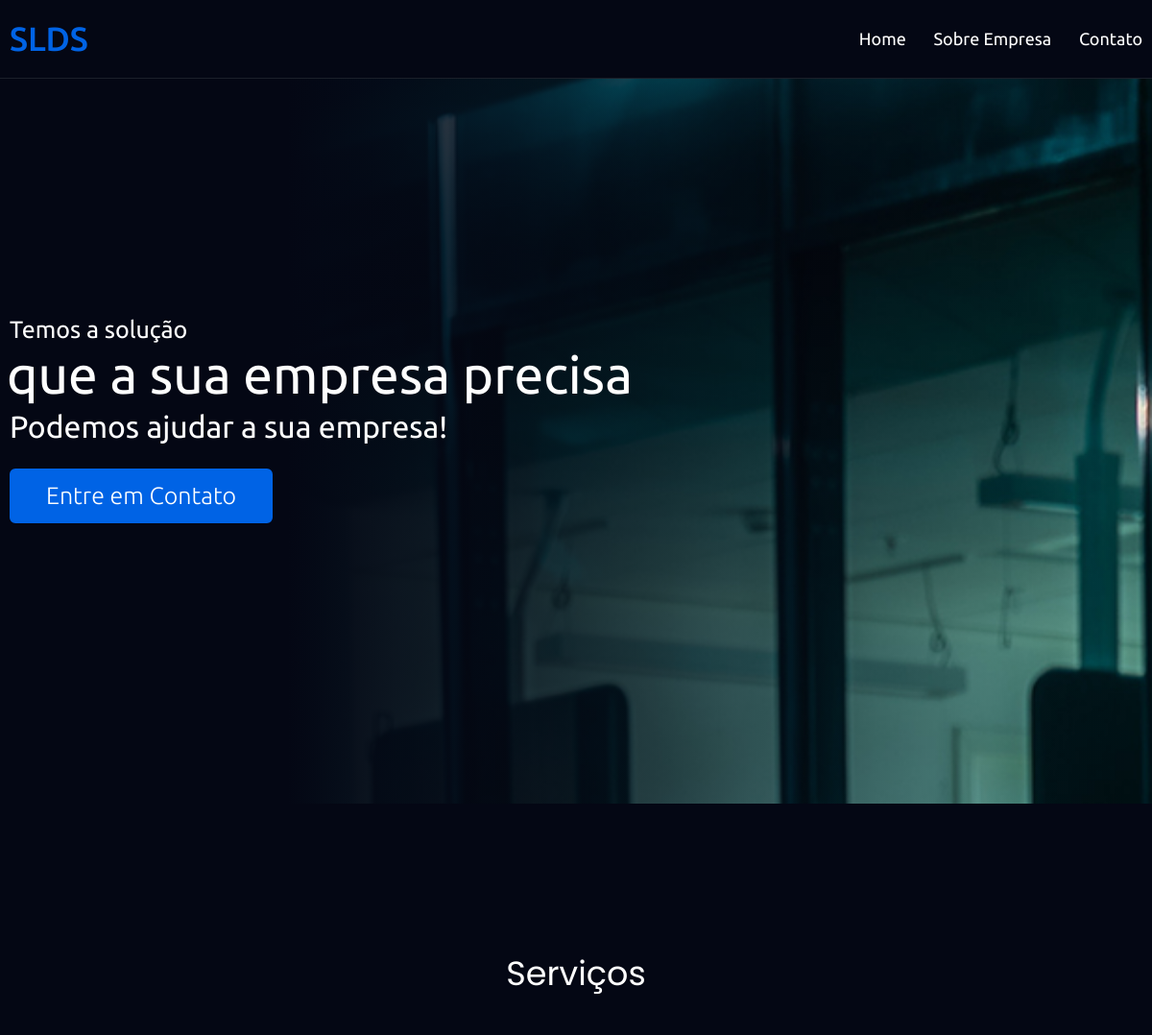
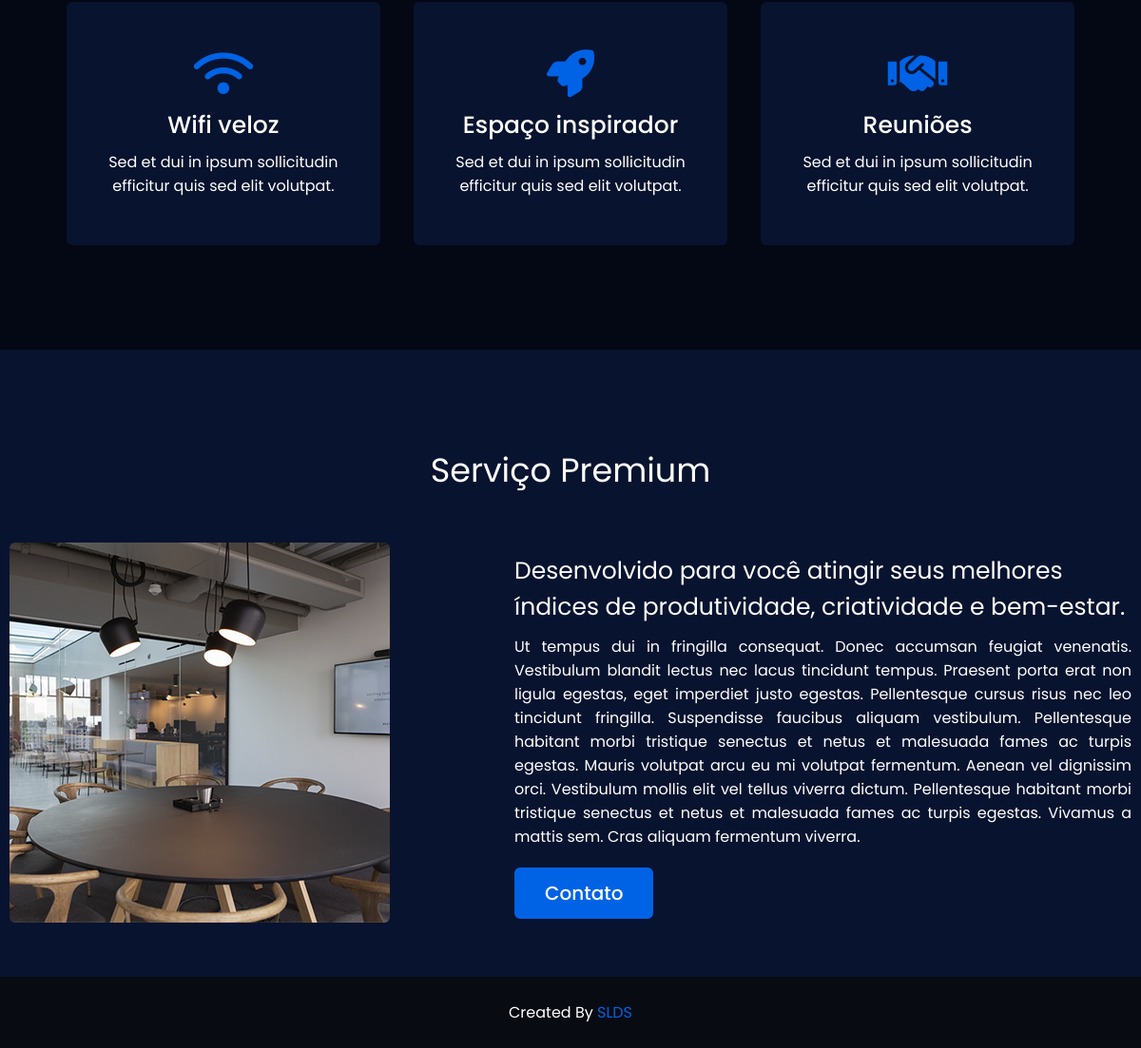
The page /site/index.php on the database its author committed (2 pictures, top to bottom).
### tables this page shows
CREATE TABLE IF NOT EXISTS `sts_homes_tops` (
  `id` int NOT NULL AUTO_INCREMENT,
  `title_one_top` varchar(220) NOT NULL,
  `title_two_top` varchar(220) NOT NULL,
  `title_three_top` varchar(220) NOT NULL,
  `link_btn_top` varchar(220) NOT NULL,
  `txt_btn_top` varchar(44) NOT NULL,
  `image_top` varchar(220) DEFAULT NULL,
  `created` datetime NOT NULL,
  `modified` datetime DEFAULT NULL,
  PRIMARY KEY (`id`)
);

CREATE TABLE IF NOT EXISTS `sts_homes_services` (
  `id` int NOT NULL AUTO_INCREMENT,
  `serv_title` varchar(220) NOT NULL,
  `serv_icon_one` varchar(44) NOT NULL,
  `serv_title_one` varchar(44) NOT NULL,
  `serv_desc_one` varchar(220) NOT NULL,
  `serv_icon_two` varchar(44) NOT NULL,
  `serv_title_two` varchar(44) NOT NULL,
  `serv_desc_two` varchar(220) NOT NULL,
  `serv_icon_three` varchar(44) NOT NULL,
  `serv_title_three` varchar(44) NOT NULL,
  `serv_desc_three` varchar(220) NOT NULL,
  `created` datetime NOT NULL,
  `modified` datetime DEFAULT NULL,
  PRIMARY KEY (`id`)
);

CREATE TABLE IF NOT EXISTS `sts_homes_premiums` (
  `id` int NOT NULL AUTO_INCREMENT,
  `prem_title` varchar(220) NOT NULL,
  `prem_subtitle` varchar(220) NOT NULL,
  `prem_desc` text NOT NULL,
  `prem_btn_text` varchar(220) NOT NULL,
  `prem_btn_link` varchar(220) NOT NULL,
  `prem_image` varchar(220) NOT NULL,
  `created` datetime NOT NULL,
  `modified` datetime DEFAULT NULL,
  PRIMARY KEY (`id`)
);

CREATE TABLE IF NOT EXISTS `sts_footers` (
  `id` int NOT NULL AUTO_INCREMENT,
  `footer_desc` varchar(220) NOT NULL,
  `footer_text_link` varchar(220) NOT NULL,
  `footer_link` varchar(220) NOT NULL,
  `created` datetime NOT NULL,
  `modified` datetime DEFAULT NULL,
  PRIMARY KEY (`id`)
);

### site/app/sts/Controllers/Home.php (called while the page is built, shortened)
<?php
class Home
{
    private array|string|null $data;
    public function index(): void
    {
        $home = new \Sts\Models\StsHome();
        $this->data['home'] = $home->index();
        $footer = new \Sts\Models\StsFooter();
        $this->data['footer'] = $footer->index();
        $loadView= new \Core\ConfigView("sts/Views/home/home", $this->data);
        $loadView->loadView();
    }
}

### site/index.php (called while the page is built, shortened)
<?php
$url = new Core\ConfigController();
$url->loadPage();

### site/app/sts/Models/helper/StsRead.php (called while the page is built, shortened)
<?php
class StsRead extends StsConn
{
    private string $select;
    private array $values = [];
    private array|null $result = [];
    private object $query;
    function getResult(): array|null
    {
        return $this->result;
    }
    public function fullRead(string $query, string|null $parseString = null): void
    {
        $this->select = $query;
        if (!empty($parseString)) {
            parse_str($parseString, $this->values);
        }
        $this->exeInstruction();
    }
    private function exeInstruction(): void
    {
        $this->connection();
        try {
            $this->exeParameter();
            $this->query->execute();
            $this->result = $this->query->fetchAll();
        } catch (PDOException $err) {
            $this->result = null;
        }
    }
    private function connection()
    {
        $this->conn = $this->connectDb();
        $this->query = $this->conn->prepare($this->select);
        $this->query->setFetchMode(PDO::FETCH_ASSOC);
    }
    private function exeParameter()
    {
        if ($this->values) {
            foreach ($this->values as $link => $value) {
                if (($link == 'limit') or ($link == 'offset') or ($link == 'id')) {
                    $value = (int) $value;
                }
                $this->query->bindValue(":{$link}", $value, (is_int($value) ? PDO::PARAM_INT : PDO::PARAM_STR));
            }
        }
    }
}

### site/app/sts/Models/helper/StsConn.php (called while the page is built, shortened)
<?php
abstract class StsConn
{
    private string $host = HOST;
    private string $user = USER;
    private string $pass = PASS;
    private string $dbname = DBNAME;
    private int|string $port = PORT;
    public function connectDb(): object
    {
        try {
            $this->connect = new PDO("mysql:host={$this->host};port={$this->port};dbname=" . $this->dbname, $this->user, $this->pass);
            return $this->connect;
        } catch (PDOException $err) {
            die("Erro: Por favor tente novamente. Caso o problema persista, entre em contato o administrador " . EMAILADM);
        }
    }
}

### site/app/sts/Models/StsHome.php (called while the page is built, shortened)
<?php
class StsHome
{
    private array|null $data;
    public function index(): array|null
    {
        $viewHomeTop = new \Sts\Models\helper\StsRead();
        $viewHomeTop->fullRead("SELECT title_one_top, title_two_top, title_three_top, link_btn_top, txt_btn_top, image_top
                            FROM sts_homes_tops
                            WHERE id=:id
                            LIMIT :limit", "id=1&limit=1");
        $this->data['top'] = $viewHomeTop->getResult();
        $viewHomeServ = new \Sts\Models\helper\StsRead();
        $viewHomeServ->fullRead("SELECT serv_title, serv_icon_one, serv_title_one, serv_desc_one, serv_icon_two, serv_title_two, serv_desc_two, serv_icon_three, serv_title_three, serv_desc_three
                            FROM sts_homes_services
                            WHERE id=:id
                            LIMIT :limit", "id=1&limit=1");
        $this->data['serv'] = $viewHomeServ->getResult();
        $viewHomePrem = new \Sts\Models\helper\StsRead();
        $viewHomePrem->fullRead("SELECT prem_title, prem_subtitle, prem_desc, prem_btn_text, prem_btn_link, prem_image
                            FROM sts_homes_premiums
                            WHERE id=:id
                            LIMIT :limit", "id=1&limit=1");
        $this->data['prem'] = $viewHomePrem->getResult();
        return $this->data;
    }
}

### site/app/sts/Models/StsFooter.php (called while the page is built, shortened)
<?php
class StsFooter
{
    public function index(): array|null
    {
        $viewFooter = new \Sts\Models\helper\StsRead();
        $viewFooter->fullRead("SELECT footer_desc, footer_text_link, footer_link
                            FROM sts_footers
                            WHERE id=:id
                            LIMIT :limit", "id=1&limit=1");
        $this->data = $viewFooter->getResult();
        return $this->data;
    }
}

### site/app/sts/Views/home/home.php (the view, shortened to what this page needs)
<?php
echo "<h1>Página Inicial</h1>";
if (!empty($this->data['home']['top'][0])) {
   extract($this->data['home']['top'][0]);
?>
   <section class="top" style="background: linear-gradient(to right, var(--main-color) 25%, rgba(255, 255, 255, 0)), url('<?php echo URL; ?>app/sts/assets/images/home_top/<?php echo $image_top; ?>') no-repeat center; background-size: cover; background-attachment: fixed;">
      <div class="max-width">
         <div class="top-content">
            <div class="text-1"><?php echo $title_one_top; ?></div>
            <div class="text-2"><?php echo $title_two_top; ?></div>
            <div class="text-3"><?php echo $title_three_top; ?></div>
            <a href="<?php echo $link_btn_top; ?>"><?php echo $txt_btn_top; ?></a>
         </div>
      </div>
   </section>
<?php
} else {
   echo "<p style='color: #f00;'>Erro: Nenhum conteúdo do topo encontrado!</p>";
}
if (!empty($this->data['home']['serv'][0])) {
   extract($this->data['home']['serv'][0]);
?>
   <section class="services">
      <div class="max-width">
         <h2 class="title"><?php echo $serv_title; ?></h2>
         <div class="serv-content">
            <div class="card">
               <div class="box">
                  <i class="<?php echo $serv_icon_one; ?>"></i>
                  <div class="text"><?php echo $serv_title_one; ?></div>
                  <p><?php echo $serv_desc_one; ?></p>
               </div>
            </div>
            <div class="card">
               <div class="box">
                  <i class="<?php echo $serv_icon_two; ?>"></i>
                  <div class="text"><?php echo $serv_title_two; ?></div>
                  <p><?php echo $serv_desc_two; ?></p>
               </div>
            </div>
            <div class="card">
               <div class="box">
                  <i class="<?php echo $serv_icon_three; ?>"></i>
                  <div class="text"><?php echo $serv_title_three; ?></div>
                  <p><?php echo $serv_desc_three; ?></p>
               </div>
            </div>
         </div>
      </div>
   </section>
<?php
} else {
   echo "<p style='color: #f00;'>Erro: Nenhum serviço encontrado!</p>";
}
if (!empty($this->data['home']['prem'][0])) {
   extract($this->data['home']['prem'][0]);
?>
   <section class="premium">
      <div class="max-width">
         <h2 class="title"><?php echo $prem_title; ?></h2>
         <div class="premium-content">
            <div class="column left">
               <img src="<?php echo URL; ?>app/sts/assets/images/home_prem/<?php echo $prem_image; ?>" alt="Serviço premium">
            </div>
            <div class="column right">
               <div class="text">
                  <?php echo $prem_subtitle; ?>
               </div>
               <p>
                  <?php echo $prem_desc; ?>
               </p>
               <a href="<?php echo $prem_btn_link; ?>"><?php echo $prem_btn_text; ?></a>
            </div>
         </div>
      </div>
   </section>
<?php
} else {
   echo "<p style='color: #f00;'>Erro: Nenhum serviço premium encontrado!</p>";
}

### site/app/sts/Views/include/footer.php (shortened to what this page needs)
<?php
if (!empty($this->data['footer'][0])) {
    extract($this->data['footer'][0]);
?>
    <footer>
        <span><?php echo $footer_desc; ?> <a href="<?php echo $footer_link; ?>"><?php echo $footer_text_link; ?></a></span>
    </footer>
<?php
} else {
    echo "<p style='color: #f00;'>Erro: Nenhum rodapé encontrado!</p>";
}
?>
</body>
</html>

### rows shown on the page
sts_homes_tops: image_top (picture), title_one_top "Temos a solução", title_two_top "que a sua empresa precisa", title_three_top "Podemos ajudar a sua empresa!", txt_btn_top "Entre em Contato"
sts_homes_services: serv_title "Serviços", serv_title_one "Wifi veloz", serv_desc_one "Sed et dui in ipsum sollicitudin efficitur quis sed elit volutpat.", serv_title_two "Espaço inspirador", serv_desc_two "Sed et dui in ipsum sollicitudin efficitur quis sed elit volutpat.", serv_title_three "Reuniões", serv_desc_three "Sed et dui in ipsum sollicitudin efficitur quis sed elit volutpat."
sts_homes_premiums: prem_title "Serviço Premium", prem_image (picture), prem_subtitle "Desenvolvido para você atingir seus melhores índices de produtividade, criatividade e bem-estar.", prem_desc "Ut tempus dui in fringilla consequat. Donec accumsan feugiat venenatis. Vestibulum blandit lectus nec lacus tincidunt tempus. Praesent porta erat non ligula egestas, eget imperdiet justo egestas. Pellentesque cursus risus nec leo tincidunt fringilla. Suspendisse faucibus aliquam vestibulum. Pellentesque habitant morbi tristique senectus et netus et malesuada fames ac turpis egestas. Mauris volutpat arcu eu mi volutpat fermentum. Aenean vel dignissim orci. Vestibulum mollis elit vel tellus viverra dictum. Pellentesque habitant morbi tristique senectus et netus et malesuada fames ac turpis egestas. Vivamus a mattis sem. Cras aliquam fermentum viverra.", prem_btn_text "Contato"
sts_footers: footer_desc "Created By", footer_text_link "SLDS"
